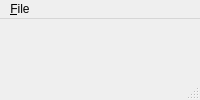
<?xml version="1.0" encoding="UTF-8"?>
<ui version="4.0">
 <class>MainWindow</class>
 <widget class="QMainWindow" name="MainWindow">
  <property name="windowTitle">
   <string>Untzy</string>
  </property>
  <widget class="QWidget" name="centralWidget">
  </widget>
  <widget class="QMenuBar" name="menuBar">
   <widget class="QMenu" name="menuFile">
    <property name="title">
     <string>&amp;File</string>
    </property>
    <addaction name="actionExit"/>
   </widget>
   <addaction name="menuFile"/>
  </widget>
  <widget class="QStatusBar" name="statusBar"/>
  <action name="actionExit">
   <property name="text">
    <string>E&amp;xit</string>
   </property>
  </action>
 </widget>
 <layoutdefault spacing="6" margin="11"/>
 <resources>
  <include location="resources.qrc"/>
 </resources>
 <connections/>
</ui>
